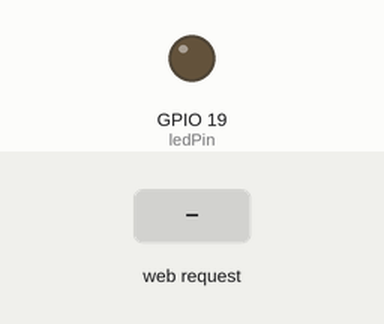
The sketch below on a simulated ESP32. Parts: output pins drawn as LEDs (lit = HIGH). Inputs (shaded band) come from the test bench. WiFi joins after 1.5 s; servers stay silent unless stated; what the sketch prints to the serial monitor is not drawn.

Above: at 3.2 s.
3.3 s: HTTP request GET /allume received
At 4.1 s:
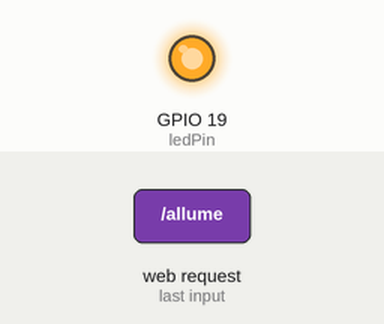
4.8 s: HTTP request GET /eteindre received
At 5.2 s:
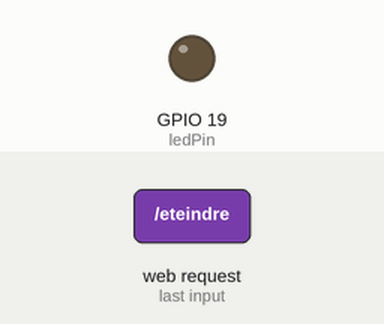
Timing chart, 0 to 7.8 s (numbered marks = the images above; inputs shaded):
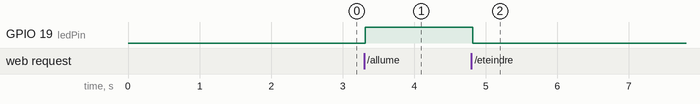

The sketch:

esp_control.ino
```cpp
/*============================IoT==============================
 ============================TP HTTP===========================
 ==============Charbel ABI KHALIL and Inès RAMOUL==============*/

#include "WiFi.h"
#include "ESPAsyncWebServer.h"
#include "OneWire.h"
#include "DallasTemperature.h"
#include "ArduinoJson.h"
#include "AsyncJson.h"

const int ledPin = 19;
char* led = "";
int sensorValue;

OneWire oneWire(23);
DallasTemperature tempSensor(&oneWire);

const char* ssid = "AndroidAP";
const char* password = "gemf4185";

AsyncWebServer server(80);

void setup(){
  Serial.begin(9600);

  WiFi.begin(ssid, password);

  while (WiFi.status() != WL_CONNECTED) {
    delay(1000);
    Serial.println("Connecting to WiFi..");
  }

  Serial.println(WiFi.localIP());

   pinMode(ledPin, OUTPUT);

   tempSensor.begin();


  server.on("/allume", HTTP_GET, [](AsyncWebServerRequest *request){

     digitalWrite(ledPin, HIGH);
     //delay(1000);
     //digitalWrite(ledPin, LOW);
     //delay(1000);


    AsyncResponseStream *response = request->beginResponseStream("application/json");
          DynamicJsonBuffer jsonBuffer;
          JsonObject &root = jsonBuffer.createObject();

          root["led"] = "allumee";

          root.printTo(*response);
          response->addHeader("Access-Control-Allow-Origin", "*");
          request->send(response);
  });

  server.on("/eteindre", HTTP_GET, [](AsyncWebServerRequest *request){

     digitalWrite(ledPin, LOW);
     //delay(1000);
     //digitalWrite(ledPin, LOW);
     //delay(1000);


     AsyncResponseStream *response = request->beginResponseStream("application/json");
          DynamicJsonBuffer jsonBuffer;
          JsonObject &root = jsonBuffer.createObject();

          root["led"] = "eteint";

          root.printTo(*response);
          response->addHeader("Access-Control-Allow-Origin", "*");
          request->send(response);
  });

    server.on("/home", HTTP_GET, [](AsyncWebServerRequest *request){

     if (digitalRead(ledPin) == HIGH ){
      led = "allumée";
     }
     else {
      led = "eteinte";
     }

     float t;
     tempSensor.requestTemperaturesByIndex(0);
     t=tempSensor.getTempCByIndex(0);
     Serial.print(t);


    sensorValue = analogRead(A0);
      (sensorValue, DEC);


          AsyncResponseStream *response = request->beginResponseStream("application/json");
          DynamicJsonBuffer jsonBuffer;
          JsonObject &root = jsonBuffer.createObject();

          root["led"] = led;
          root["temperature"] = t;
          root["sensorValue"] = sensorValue;

          root.printTo(*response);
          response->addHeader("Access-Control-Allow-Origin", "*");
          request->send(response);

            });


  server.begin();
}

void loop(){
}
```

Measured:
- after the input at 3.3 s, GPIO 19 (ledPin): LOW → HIGH at once
- after the input at 4.8 s, GPIO 19 (ledPin): HIGH → LOW at once
